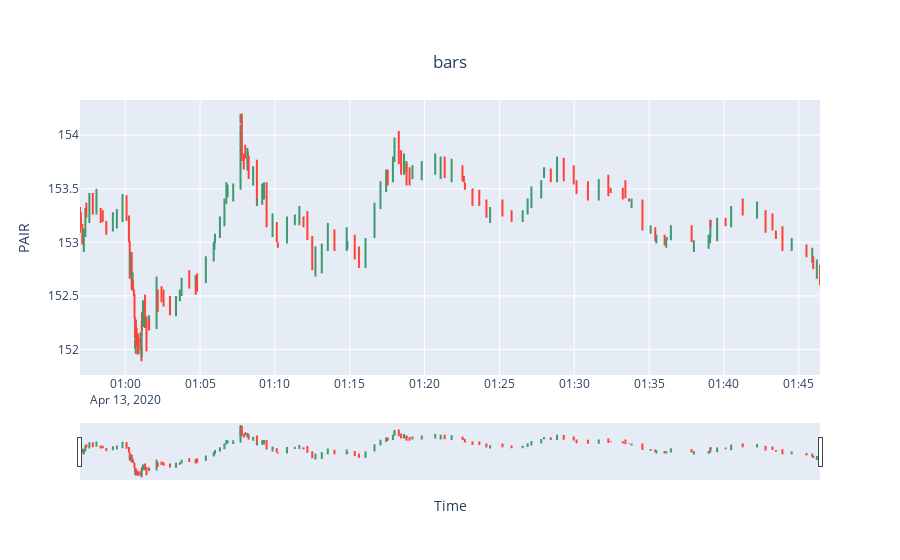

Notebook code cell kept with this figure:
### Code cell
df_volume.bars.plot()

### Figure 1 — Plotly figure (JSON) as saved in the notebook; plotly's stock layout.template omitted (floating-point values rounded to 4 significant figures; data arrays with more than 128 entries replaced by an {"elided": "..."} marker saying what was removed)
{"data": [{"close": {"elided": "184 float values"}, "high": {"elided": "184 float values"}, "low": {"elided": "184 float values"}, "open": {"elided": "184 float values"}, "type": "candlestick", "x": {"elided": "184 str values"}}], "layout": {"title": {"text": "bars", "x": 0.5, "xanchor": "center", "y": 0.9, "yanchor": "top"}, "xaxis": {"rangeslider": {"visible": true}, "title": {"text": "Time"}}, "yaxis": {"title": {"text": "PAIR"}}}}
